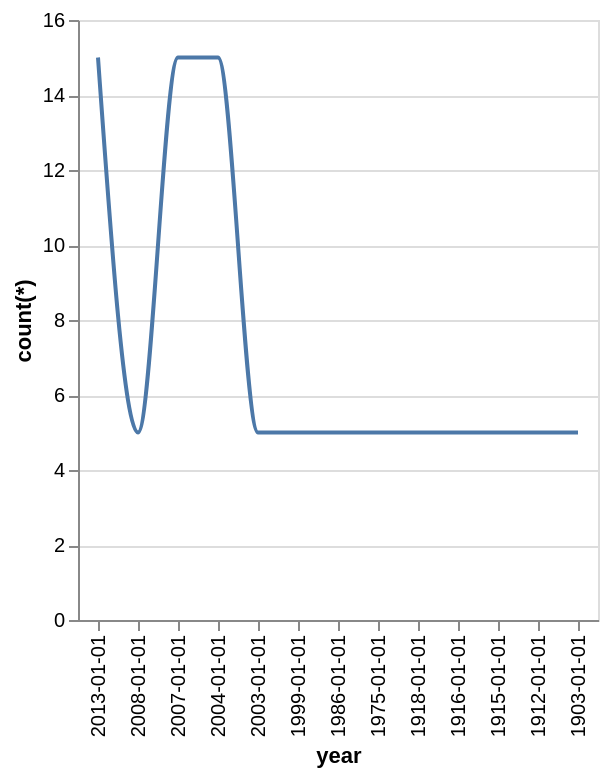

Write a Vega-Lite specification for this figure.
### Vega-Lite specification from a JSON file in a GitHub repository (floating-point values rounded to 4 significant figures)
{"data": {"values": [{"x_data": "2013-01-01", "y_data": 15}, {"x_data": "2008-01-01", "y_data": 5}, {"x_data": "2007-01-01", "y_data": 15}, {"x_data": "2004-01-01", "y_data": 15}, {"x_data": "2003-01-01", "y_data": 5}, {"x_data": "1999-01-01", "y_data": 5}, {"x_data": "1986-01-01", "y_data": 5}, {"x_data": "1975-01-01", "y_data": 5}, {"x_data": "1918-01-01", "y_data": 5}, {"x_data": "1916-01-01", "y_data": 5}, {"x_data": "1915-01-01", "y_data": 5}, {"x_data": "1912-01-01", "y_data": 5}, {"x_data": "1903-01-01", "y_data": 5}]}, "mark": {"type": "line", "interpolate": "monotone"}, "encoding": {"x": {"field": "x_data", "type": "nominal", "title": "year", "sort": "descending"}, "y": {"field": "y_data", "type": "quantitative", "title": "count(*)"}}}
